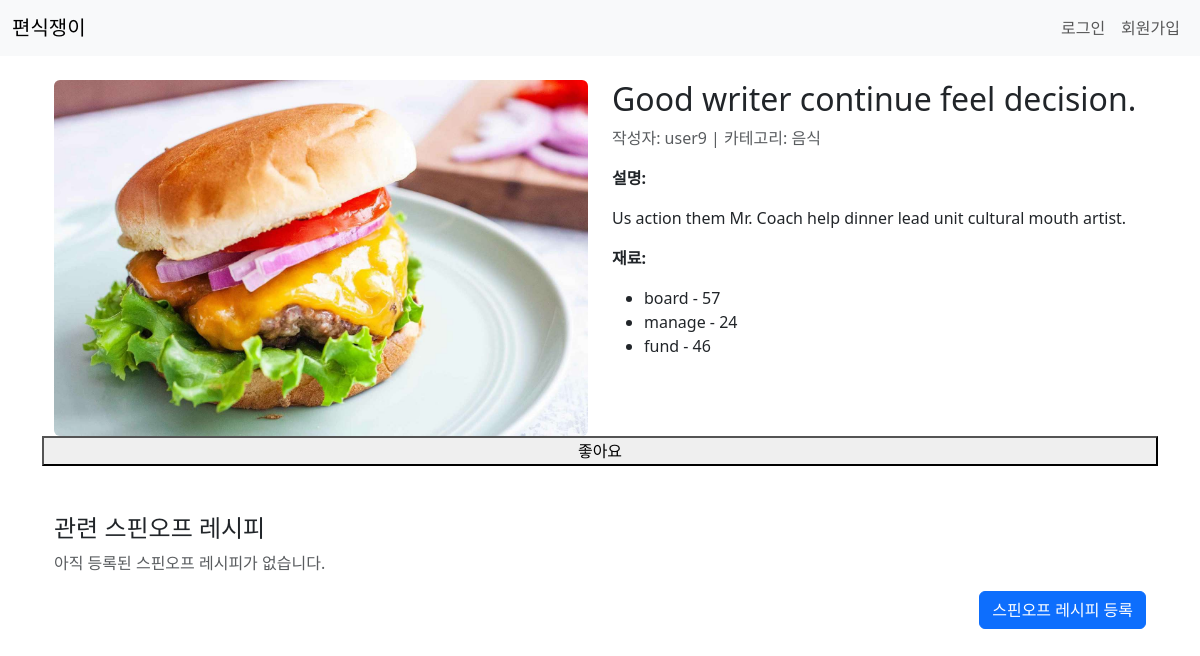
The app's page /recipe/421 with its own data.
### recipe_app/models.py (models this page shows, shortened)
class Recipe(models.Model):
    CATEGORY_CHOICES = [
        ('food', '음식'),
        ('drink', '음료'),
        ('dessert', '디저트')
    ]
    user = models.ForeignKey(User, on_delete=models.CASCADE)
    title = models.CharField(max_length=200)
    category = models.CharField(max_length=10, choices=CATEGORY_CHOICES, null=True, blank=True)
    description = models.TextField()
    contents=models.JSONField()
    image = models.ImageField(upload_to=category_image_upload_path, null=True, blank=True)
    created_at = models.DateTimeField(auto_now_add=True)

### recipe_app/views.py (the view)
# urls.py: path('recipe/<int:pk>', views.recipe_detail, name='recipe_detail'),
def recipe_detail(request, pk):
    try:
        recipe = get_object_or_404(Recipe, pk=pk)
        spinoff = RecipeService.get_recipe_spinoff(recipe)
        return render(request, 'recipe_app/recipe_detail.html', {
            'recipe': recipe,
            'spinoff': spinoff,
        })
    except Recipe.DoesNotExist:
        return HttpResponseNotFound("레시피를 찾을 수 없습니다.")
    except Exception as e:
        return HttpResponseServerError(f"서버 오류: {e}")

### recipe_app/models.py (called while the page is built)
    @classmethod
    def get_spinoff_by_recipe(cls, recipe) -> models.QuerySet['Spinoff']:
        return cls.objects.filter(recipe=recipe).order_by('-created_at')

### recipe_app/services/recipe_services.py (called while the page is built)
    @staticmethod
    def get_recipe_spinoff(recipe):
        return Spinoff.get_spinoff_by_recipe(recipe)

### templates/recipe_app/recipe_detail.html (shortened to what this page needs)
{% extends "base.html" %}
{% load static %}
{% block content %}
<div class="container mt-4">
  <div class="row">
    <div class="col-md-6">
      {% if recipe.image %}
        <img src="{{ recipe.image.url }}" class="img-fluid rounded" alt="{{ recipe.title }}">
      {% else %}
        <img src="{% static 'default.jpg' %}" class="img-fluid rounded" alt="기본 이미지">
      {% endif %}
    </div>
    <div class="col-md-6 d-flex flex-column justify-content-between">
      <div>
        <h2>{{ recipe.title }}</h2>
        <p class="text-muted">작성자: {{ recipe.user.username }} | 카테고리: {{ recipe.get_category_display }}</p>
        <p><strong>설명:</strong></p>
        <p>{{ recipe.description }}</p>
        <p><strong>재료:</strong></p>
        <ul>
          {% for item in recipe.contents %}
            <li>{{ item.name }} - {{ item.amount }}</li>
          {% endfor %}
        </ul>
      </div>
    </div>
    <button onclick="toggleLike({{ recipe.id }})">좋아요</button>
  </div>
  <div class="mt-5">
    <h4>관련 스핀오프 레시피</h4>
    {% if spinoff %}
    <div class="row">
        {% for s in spinoff %}
        <div class="col-md-4 mb-4">
            <div class="card h-100">
              {% if s.image %}
              <img src="{{ s.image.url }}" class="card-img-top" alt="스핀오프 이미지">
              {% endif %}
              <a href="{% url 'recipe_app:spinoff_detail' s.id %}" class="text-decoration-none text-dark">
                <div class="card-body">
                  <p class="card-text">{{ s.description|truncatechars:100 }}</p>
                </div>
              </a>
            </div>
          </div>
        {% endfor %}
      </div>
    {% else %}
    <p class="text-muted">아직 등록된 스핀오프 레시피가 없습니다.</p>
    {% endif %}
  </div>
  {% if request.user != recipe.user %}
  <div class="text-end mt-3">
    <a href="{% url 'recipe_app:spinoff_create' recipe.id %}" class="btn btn-primary">
      스핀오프 레시피 등록
    </a>
  </div>
  {% endif %}
</div>
{% endblock %}

### records on screen
Recipe: image (picture), title "Good writer continue feel decision.", user.username "user9", category "음식", description "Us action them Mr. Coach help dinner lead unit cultural mouth artist."

### other values on screen
{{ item.name }} "board" "manage" "fund"
{{ item.amount }} "57" "24" "46"
